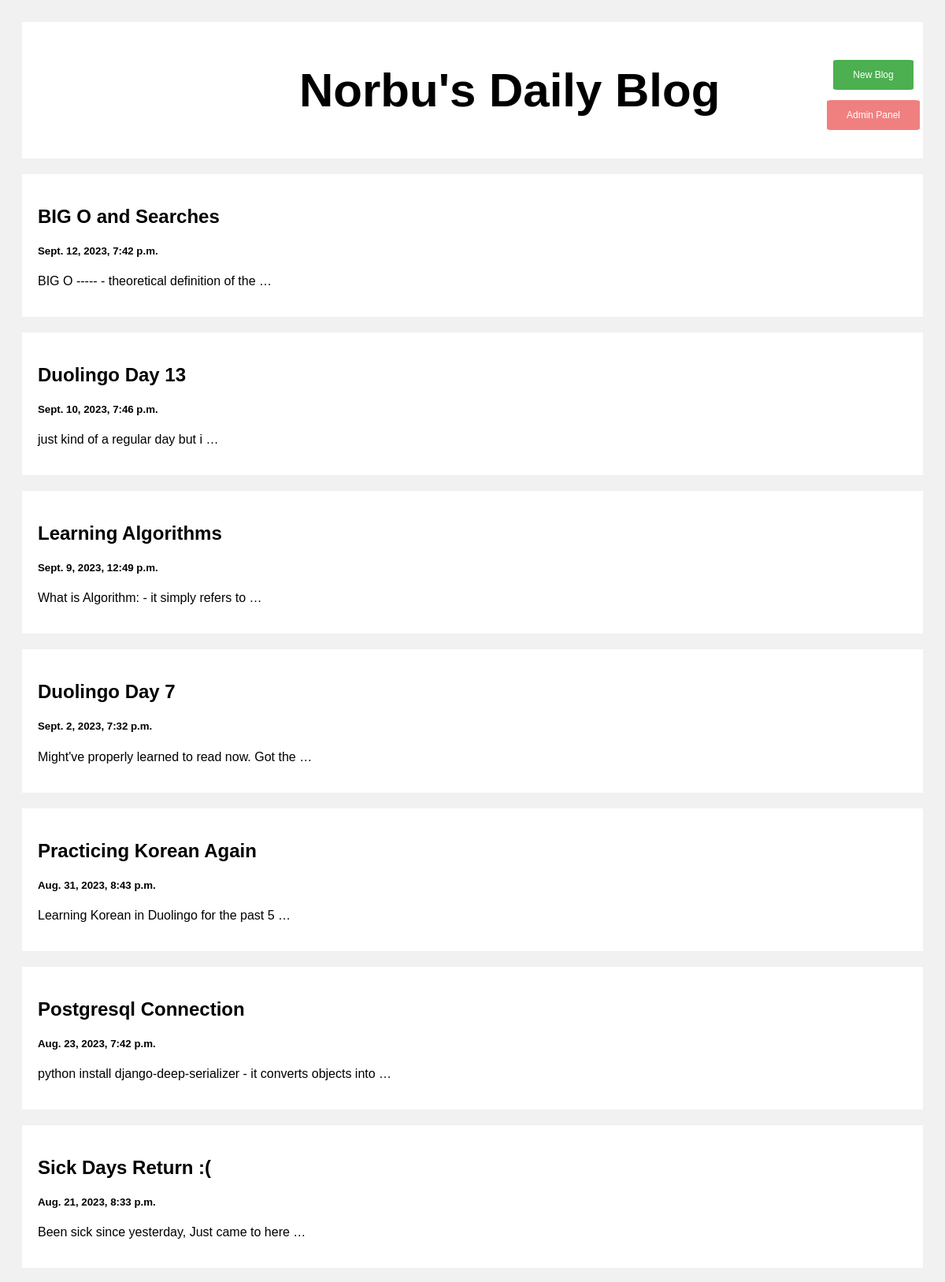
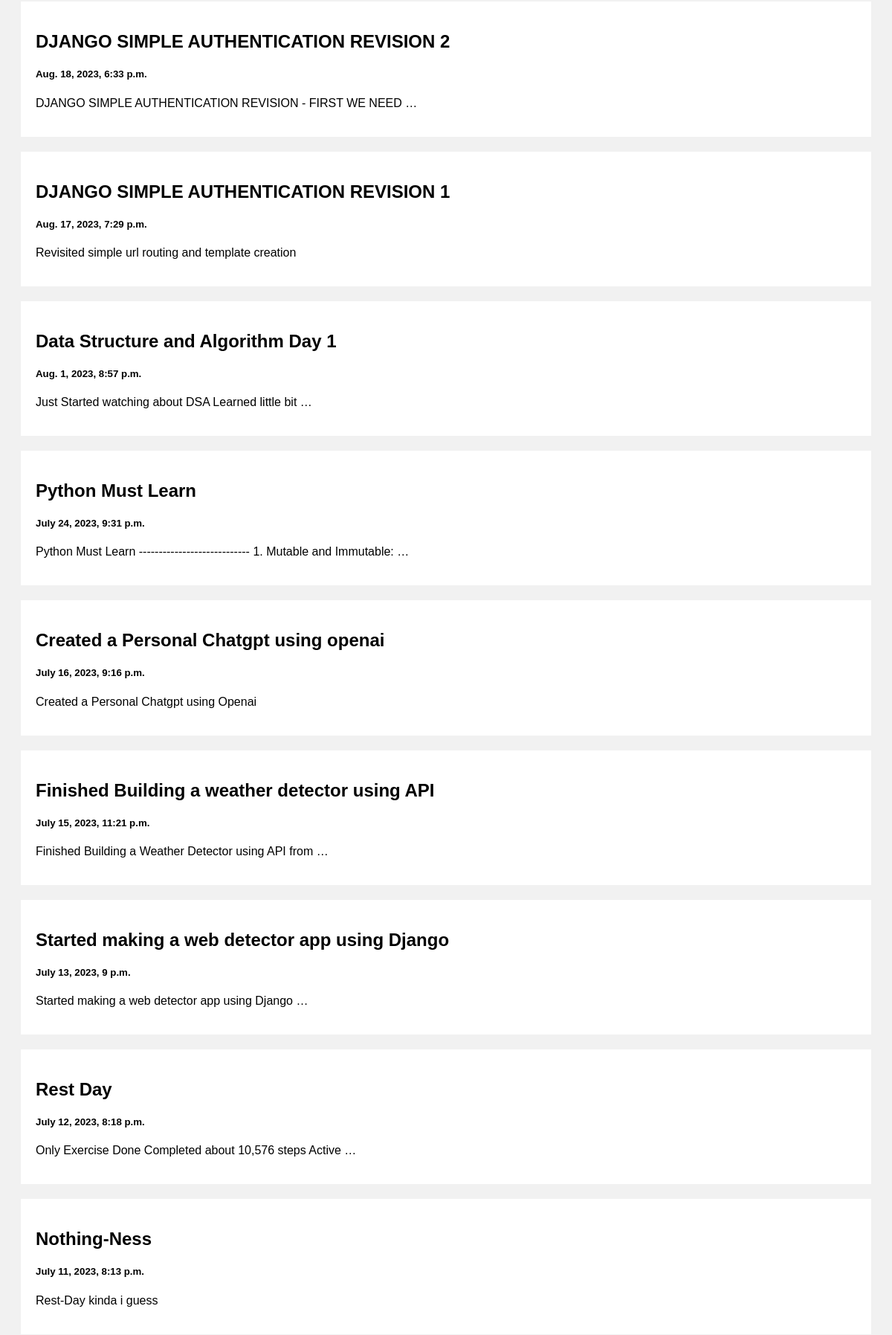
The page / (upper part) on the database its author committed (2 pictures, top to bottom).
### posts/models.py (models this page shows)
class Post(models.Model):
    title = models.CharField(max_length=1000, default= "null")
    wake_up = models.TimeField()
    coding_hours_start = models.TimeField(default=timezone.now)
    coding_hours_end = models.TimeField(default=timezone.now)
    exercise = models.CharField(max_length=100)
    remarks = models.CharField(max_length=1000000)
    created_at = models.DateTimeField(default = datetime.now, blank = True)

### posts/views.py (the view)
# urls.py: path('', views.index, name="index"),
def index(request):
    posts = Post.objects.all()
    return render(request, "index.html", {"posts": posts})

### templates/index.html (shortened to what this page needs)
{% load static %}
<!DOCTYPE html>
<html>
<head>
  <link rel = "stylesheet" href="{% static 'norbu.css' %}"
</head>
<body>
<div class="header">
  <h2>Norbu's Daily Blog</h2>
  <div class="grid-fix">
    <a href="add"><button class= 'button' type = "submit">New Blog</button> </a>
    <a href="admin"><button class= 'button' type = "submit" style="background-color: lightcoral;">Admin Panel</button> </a>
  </div>
</div>
<div class="row">
  <div class="leftcolumn">
    {% for post in posts reversed %}
        <div class = "card">
            <a style= "text-decoration: none; color: black" href ="/post/{{post.id}}">
                <h2>{{post.title}}</h2>
                <h5> {{post.created_at}}</h5>
                <p> {{post.remarks|truncatewords:8}}</p>
            </a>
        </div>
        {% endfor %}
  </div>
</div>
</body>
</html>

### static/norbu.css (style rules this page uses)
* { box-sizing: border-box; }
body { font-family: Arial; padding: 20px; background: #f1f1f1; }
.header { padding: 2px; font-size: 40px; text-align: center; background: white; display: flex; align-items: center; justify-content: space-between; }
.header .grid-fix { display: grid; align-items: center; justify-content: space-between; width: 120px; }
.header h2 { margin-left: 350px; }
.leftcolumn { float: left; width: 100%; }
.card { background-color: white; padding: 20px; margin-top: 20px; }
.row:after { content: ""; display: table; clear: both; }
.button { background-color: #4CAF50; border: none; border-radius: 5%; color: white; padding: 12px 25px; text-align: center; text-decoration: none; display: inline-block; font-size: 12px; }

### rows shown on the page
Post: title "BIG O and Searches", created_at "Sept. 12, 2023, 7:42 p.m.", remarks "BIG O ----- - theoretical definition of the …"
Post: title "Duolingo Day 13", created_at "Sept. 10, 2023, 7:46 p.m.", remarks "just kind of a regular day but i …"
Post: title "Learning Algorithms", created_at "Sept. 9, 2023, 12:49 p.m.", remarks "What is Algorithm: - it simply refers to …"
Post: title "Duolingo Day 7", created_at "Sept. 2, 2023, 7:32 p.m.", remarks "Might've properly learned to read now. Got the …"
Post: title "Practicing Korean Again", created_at "Aug. 31, 2023, 8:43 p.m.", remarks "Learning Korean in Duolingo for the past 5 …"
Post: title "Postgresql Connection", created_at "Aug. 23, 2023, 7:42 p.m.", remarks "python install django-deep-serializer - it converts objects into …"
Post: title "Sick Days Return :(", created_at "Aug. 21, 2023, 8:33 p.m.", remarks "Been sick since yesterday, Just came to here …"
Post: title "DJANGO SIMPLE AUTHENTICATION REVISION 2", created_at "Aug. 18, 2023, 6:33 p.m.", remarks "DJANGO SIMPLE AUTHENTICATION REVISION - FIRST WE NEED …"
Post: title "DJANGO SIMPLE AUTHENTICATION REVISION 1", created_at "Aug. 17, 2023, 7:29 p.m.", remarks "Revisited simple url routing and template creation"
Post: title "Data Structure and Algorithm Day 1", created_at "Aug. 1, 2023, 8:57 p.m.", remarks "Just Started watching about DSA Learned little bit …"
Post: title "Python Must Learn", created_at "July 24, 2023, 9:31 p.m.", remarks "Python Must Learn ---------------------------- 1. Mutable and Immutable: …"
Post: title "Created a Personal Chatgpt using openai", created_at "July 16, 2023, 9:16 p.m.", remarks "Created a Personal Chatgpt using Openai"
Post: title "Finished Building a weather detector using API", created_at "July 15, 2023, 11:21 p.m.", remarks "Finished Building a Weather Detector using API from …"
Post: title "Started making a web detector app using Django", created_at "July 13, 2023, 9 p.m.", remarks "Started making a web detector app using Django …"
Post: title "Rest Day", created_at "July 12, 2023, 8:18 p.m.", remarks "Only Exercise Done Completed about 10,576 steps Active …"
Post: title "Nothing-Ness", created_at "July 11, 2023, 8:13 p.m.", remarks "Rest-Day kinda i guess"
